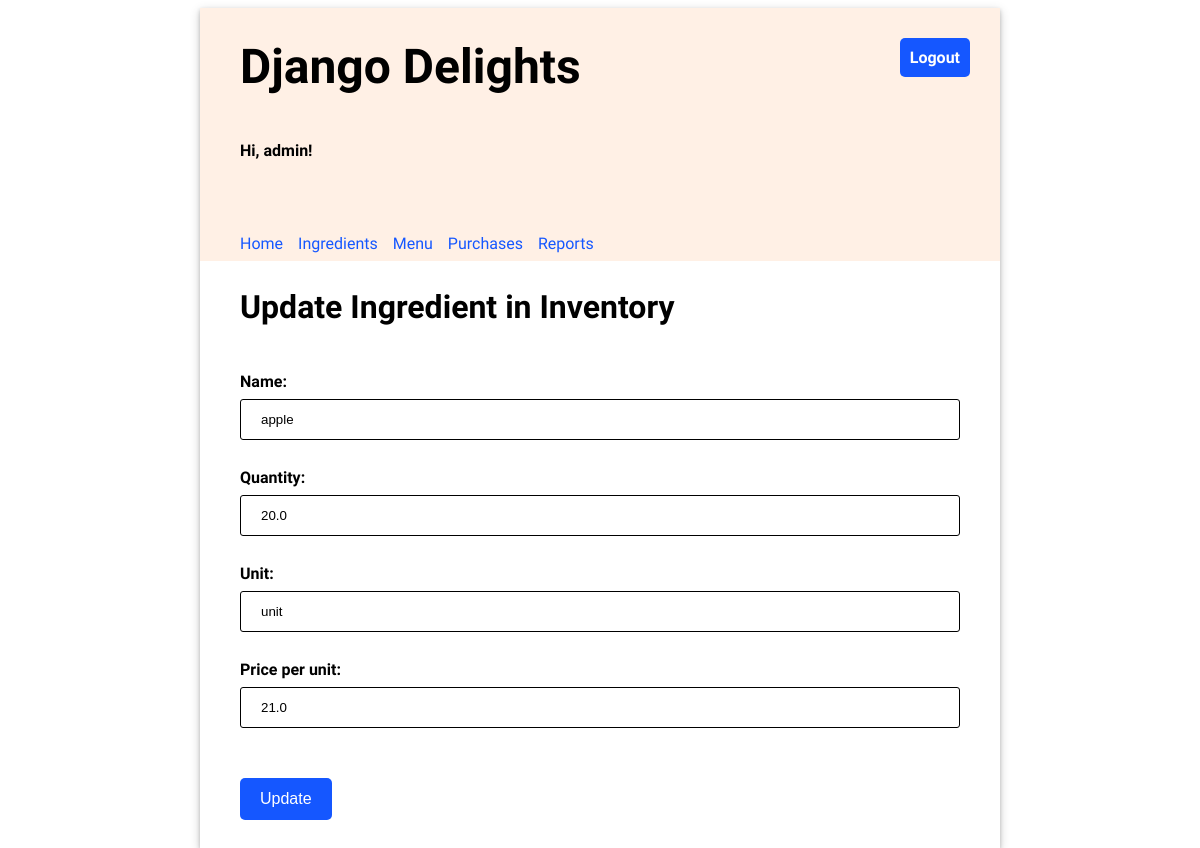
The app's page /ingredients/4/update (signed in) with its own data.
### inventory/models.py (models this page shows, shortened)
class Ingredient(models.Model):
    id = models.AutoField(primary_key=True)
    name = models.CharField(max_length=200, unique=True)
    quantity = models.FloatField(default=0)
    unit = models.CharField(max_length=200)
    price_per_unit = models.FloatField(default=0)

### inventory/views.py (the view)
# urls.py: path('ingredients/<slug:pk>/update', views.IngredientUpdate.as_view(), name="update_ingredient"),
class IngredientUpdate(LoginRequiredMixin, UpdateView):
    model = Ingredient
    template_name = 'inventory/ingredient_update.html'
    form_class = IngredientForm
    success_url = 'ingredients/'

### inventory/forms.py
class IngredientForm(forms.ModelForm):
    class Meta:
        model = Ingredient
        fields = "__all__"

### templates/inventory/ingredient_update.html (shortened to what this page needs)
{% extends 'base.html' %}
{% load static %}
{% block content %}
    <h2>Update Ingredient in Inventory</h2>
    <form method="post" class="flex-form">
        {{ form }}
        <input type="submit" value="Update"/>
    </form>
{% endblock %}

### templates/base.html (shortened to what this page needs)
<!DOCTYPE html>
{% load static %}
<html>
<head>
  <link rel="stylesheet" type="text/css" href="{% static 'css/inventory/style.css' %}" />
</head>
<body>
  <div class="app">
  <header>
    <div class="header-first-row">
      <h1 class="title">Django Delights</h1>
      {% if user.is_authenticated %}
      <a class="logout" href="/logout">Logout</a>
      {% endif %}
    </div>
    {% if user.is_authenticated %}
      <p>Hi, {{ user.username }}!</p>
      <nav class="navbar">
        {% url 'home' as home_url %}
        {% url 'ingredients' as ingredients_url %}
        {% url 'menu' as menu_url %}
        {% url 'purchases' as purchases_url %}
        {% url 'reports' as reports_url %}
        <a class="nav-item{% if request.path == home_url %} current-page{% endif %}" href="{% url 'inventory:home' %}">Home</a>
        <a class="nav-item{% if request.path == ingredients_url %} current-page{% endif %}" href="{% url 'inventory:ingredients' %}">Ingredients</a>
        <a class="nav-item{% if request.path == menu_url %} current-page{% endif %}" href="{% url 'inventory:menu' %}">Menu</a>
        <a class="nav-item{% if request.path == purchases_url %} current-page{% endif %}" href="{% url 'inventory:purchases' %}">Purchases</a>
        <a class="nav-item{% if request.path == reports_url %} current-page{% endif %}" href="{% url 'inventory:reports' %}">Reports</a>
      </nav>
    {% endif %}
  </header>
  <main>
    {% block content %}{% endblock %}
  </main>
  </div>
</body>
</html>

### static/css/inventory/style.css (style rules this page uses)
body { font-family: 'Oxygen', sans-serif; }
input, select { width: 100%; padding: 12px 20px; margin: 8px 0; box-sizing: border-box; border: 1px solid black; border-radius: 3px; }
header { background-color: #FFF0E5; min-height: 200px; display: flex; align-items: center; flex-direction: column; align-items: flex-start; padding-left: 40px; }
main { display: flex; flex-direction: column; padding: 0 40px 20px 40px; justify-content: center; }
main h2 { font-size: 2em; }
.app { min-width: 800px; max-width: 60%; margin: 0 auto; box-shadow: 0 2px 4px 0 rgba(0, 0, 0, 0.2), 0 3px 10px 0 rgba(0, 0, 0, 0.19); }
.title { font-size: 3em; padding: 30px 0; margin: auto 0; }
form * { display: block; }
form label { font-size: 1em; font-weight: bold; padding-top: 20px; }
input[type=submit], button { border: 0px; width: 100%; background-color: #1557FF; border-radius: 5px; color: white; margin: 8px 0; padding: 12px 20px; font-size: 1em; margin-top: 50px; }
header p { font-weight: bold; }
.navbar { margin-top: 50px; display: flex; width: 100%; }
.navbar a { text-decoration: none; padding: 8px 0; color: #1557FF; margin-right: 15px; }
.header-first-row { width: 100%; display: flex; justify-content: space-between; }
.logout { height: max-content; text-align: center; text-decoration: none; border: 0px; background-color: #1557FF; border-radius: 5px; color: white; padding: 10px; font-weight: bold; margin: 30px; font-size: 1em; }
a { text-decoration: none; color: #1557FF; }
main form input[type=submit] { width: max-content; }

### records on screen
Ingredient: name "apple", quantity "20.0", unit "unit", price_per_unit "21.0"

### other values on screen
{{ user.username }} "admin"
